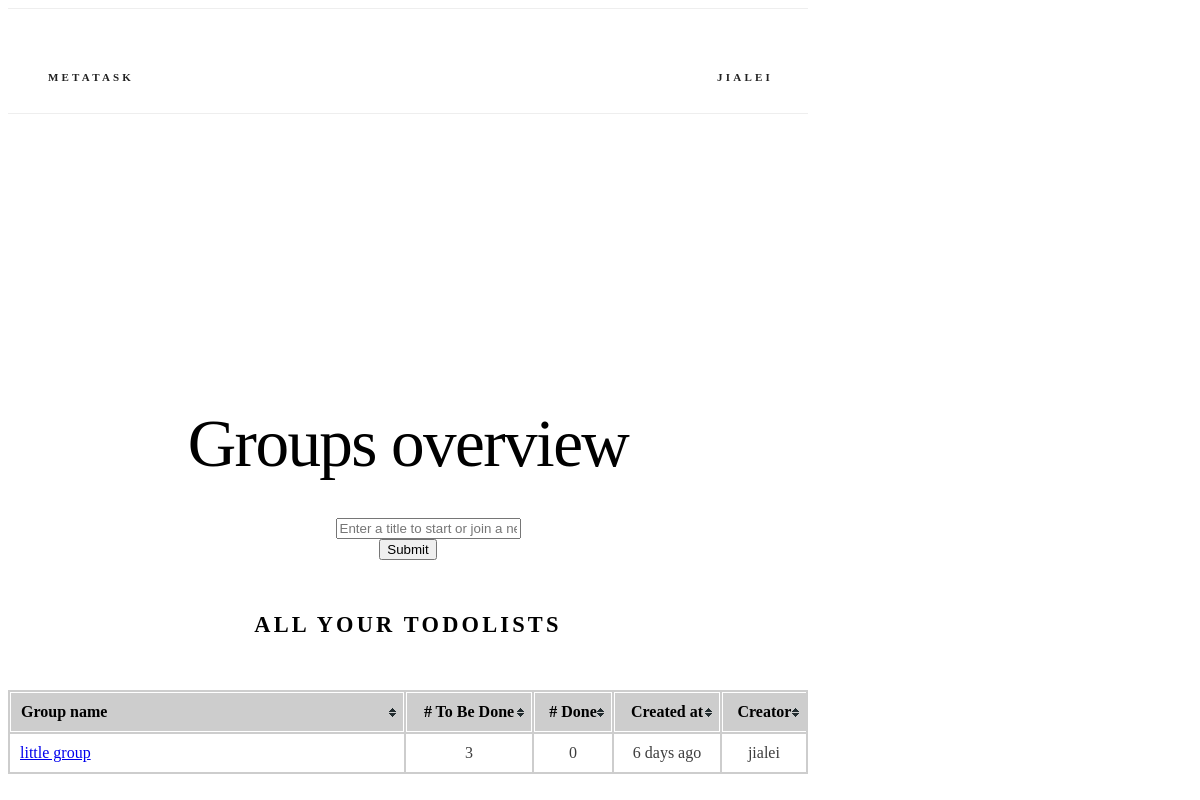
The page /todolists/ (signed in) on the database as committed earlier.
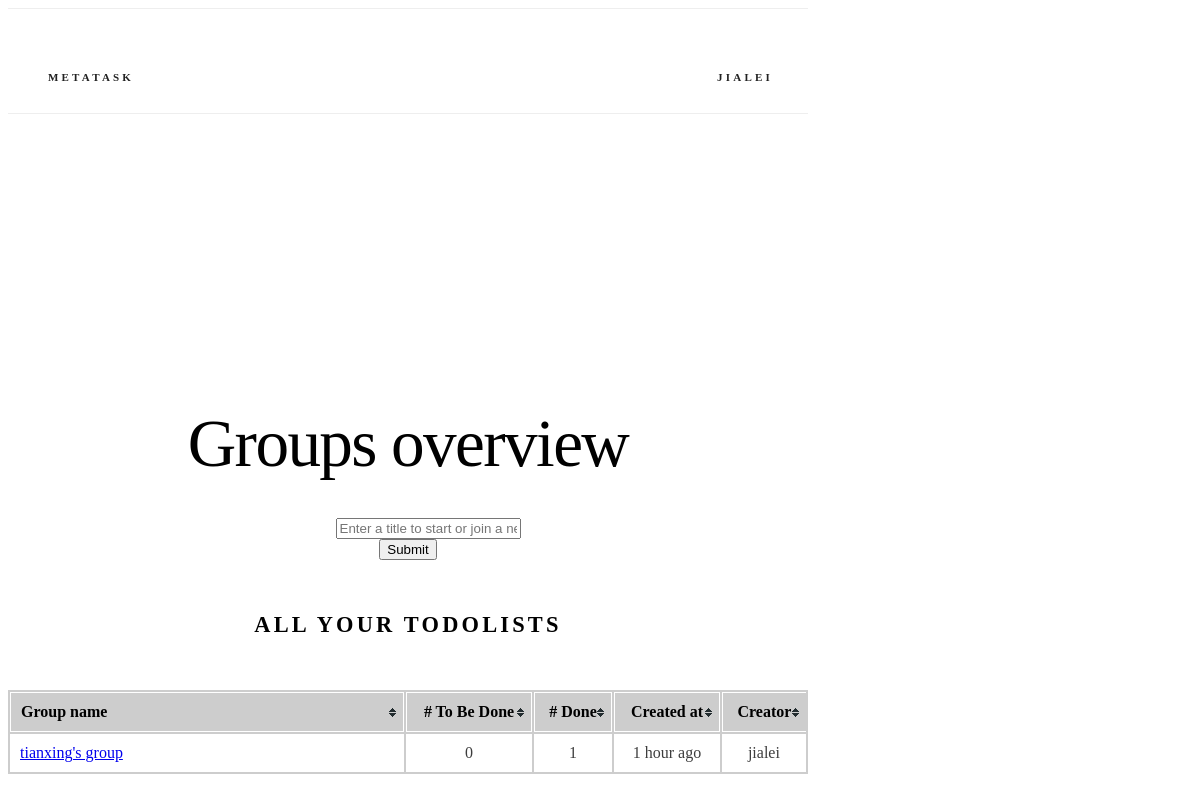
The same page on the database as committed later.
### lists/models.py (models this page shows, shortened)
class TodoList(models.Model):
    title = models.CharField(max_length=128, default="Your Tasks")
    created_at = models.DateTimeField(auto_now=True)
    creator = models.ForeignKey(
        User, null=True, related_name="todolists", on_delete=models.CASCADE
    )
    class Meta:
        ordering = ("created_at",)
    def count_finished(self):
        return self.todos.filter(is_finished=True).count()
    def count_open(self):
        return self.todos.filter(is_finished=False).count()

### lists/views.py (the view)
# urls.py: path("todolists/", views.overview, name="overview"),
@login_required
def overview(request):
    if request.method == "POST":
        return redirect("lists:add_todolist")
    return render(request, "lists/overview.html", {"form": TodoListForm()})

### lists/forms.py
class TodoListForm(forms.Form):
    title = forms.CharField(
        **form_kwargs(
            widget=forms.TextInput(
                attrs=widget_attrs("Enter a title to start or join a new group")
            )
        )
    )

### lists/templatetags/lists_extras.py (called while the page is built)
@register.filter("humanize")
def humanize_time(dt, past_="ago", future_="from now", default="just now"):
    now = datetime.utcnow()
    dt = dt.replace(tzinfo=None)
    if now > dt:
        diff = now - dt
        dt_is_past = True
    else:
        diff = dt - now
        dt_is_past = False
    periods = (
        (diff.days // 365, "year", "years"),
        (diff.days // 30, "month", "months"),
        (diff.days // 7, "week", "weeks"),
        (diff.days, "day", "days"),
        (diff.seconds // 3600, "hour", "hours"),
        (diff.seconds // 60, "minute", "minutes"),
        (diff.seconds, "second", "seconds"),
    )
    for period, singular, plural in periods:
        if period:
            return "%d %s %s" % (
                period,
                singular if period == 1 else plural,
                past_ if dt_is_past else future_,
            )
    return default

### lists/templates/lists/overview.html (shortened to what this page needs)
{% extends "base.html" %}
{% load static %}
{% load lists_extras %}
{% block css %}
<link rel="stylesheet" href="{% static 'lists/css/table.css' %}"> {% endblock %}
{% block body %}
<section class="header">
  <h2 class="title">Groups overview</h2>
  <div class="row">
    <div class="six columns">
      <form action="{% url 'lists:add_todolist' %}" method=post>
        <dl>
          <dd>{{ form }}</dd>
          <dt><input type="submit" value="Submit">
        </dl>
      </form>
    </div>
  </div>
  <div class="row">
    <div class="u-full-width">
      <h6 class="docs-header todolist-overview">All your todolists</h6>
      <table id="todolist-overview-table" class="tablesorter">
        <thead>
          <tr>
            <th class='todolist-title'>Group name</th>
            <th># To Be Done</th>
            <th># Done</th>
            <th class="datetime">Created at</th>
            <th>Creator</th>
          </tr>
        </thead>
        <tbody>
          {% for todolist in user.todolists.all %}
          <tr>
            <td class='todolist-title'><a href="{% url 'lists:todolist' todolist_id=todolist.id %}">{{ todolist.title }}</a></td>
            <td>{{ todolist.count_open }}</td>
            <td>{{ todolist.count_finished }}</td>
            <td data-time-in-seconds="{{ todolist.created_at|in_seconds }}">{{ todolist.created_at|humanize }}</td>
            <td>{{ todolist.creator }}</td>
          </tr>
          {% endfor %}
        </tbody>
      </table>
    </div>
  </div>
</section>
{% endblock %}

Rows that differ between the two databases and show on the page:
changed TodoList "jialei": title "little group" → "tianxing's group"; count_open "3" → "0"; count_finished "0" → "1"; created_at "6 days ago" → "1 hour ago"
